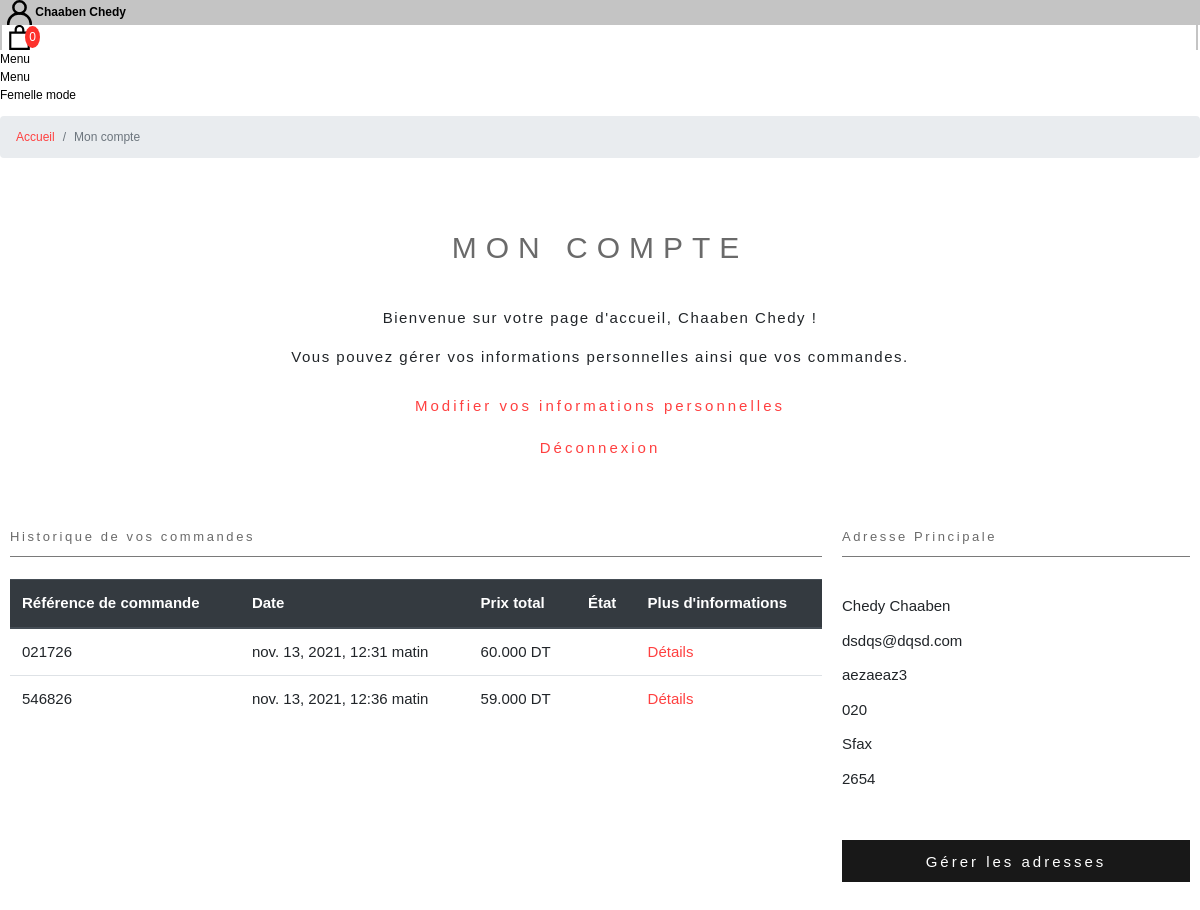
The page /account/ (signed in) on the database its author committed.
### users/models.py (models this page shows, shortened)
class Account(AbstractBaseUser):
	prenom 					= models.CharField(max_length=30)
	nom 					= models.CharField(max_length=30)
	phone 					= models.CharField(max_length=30)
	email 					= models.EmailField(verbose_name="email", max_length=60, unique=True)
	date_joined				= models.DateTimeField(verbose_name='date joined', auto_now_add=True)
	last_login				= models.DateTimeField(verbose_name='last login', auto_now=True)
	is_admin				= models.BooleanField(default=False)
	is_active				= models.BooleanField(default=True)
	is_staff				= models.BooleanField(default=False)
	is_superuser			= models.BooleanField(default=False)
	USERNAME_FIELD = 'email' #login field
	objects = MyAccountManager()
	def __str__(self):
		return self.email

### femalemodeapp/models.py (models this page shows, shortened)
class Order(models.Model):
    user = models.ForeignKey(Account,
                            on_delete=models.CASCADE, blank=True, null=True)
    orderarticles = models.ManyToManyField(OrderArticle) # this just to check if item is mawjoud to add quantity
    creation_date = models.DateTimeField(auto_now_add=True)
    device = models.CharField(max_length=40, blank=True, null=True)
    transaction_id = models.CharField(max_length=10, blank=True, null=True,unique=True)
    ordered_date = models.DateTimeField() # LATER !! WE WILL BE CREATED THE moment the user finish his order
    ordered = models.BooleanField(default=False)# Status of the order DONE OR NOT YET
    prix =  models.DecimalField(default=0, max_digits=20, decimal_places=3)
    adresse = models.ForeignKey(Adresse,on_delete=models.CASCADE, blank=True, null=True)
    messages = models.ManyToManyField(OrderMessage, blank=True)
    states = models.ManyToManyField(OrderState, blank=True)
    checkout_step = models.CharField(max_length=40, blank=True, null=True)

class Adresse(models.Model):
    user = models.ForeignKey(Account,on_delete=models.CASCADE, blank=True, null=True)
    prenom = models.CharField(max_length=50)
    nom = models.CharField(max_length=50)
    societe = models.CharField(max_length=50, blank=True, null=True)
    adresse = models.CharField(max_length=50)
    adresse2 = models.CharField(max_length=50, blank=True, null=True)
    codepostal = models.CharField(max_length=50, blank=True, null=True)
    ville = models.CharField(max_length=50)
    telephone = models.CharField(max_length=50)

### femalemodeapp/views.py (the view)
# urls.py: path('account/',femalemodeappviews.account, name='account'),
@login_required
def account(request):
    context = {
        'orders': Order.objects.filter(user=request.user, ordered=True),
        'adresse': Adresse.objects.filter(user=request.user).last(),
    }
    return render(request, 'account.html', context)

### femalemode/context_processors.py (called while the page is built, shortened)
def context_to_all_templates(request):
    quantity_of_articles = 0
    cart_total = 0
    if request.user.is_authenticated:
        biglist = OrderArticle.objects.filter(user=request.user, ordered=False)
        for element in range (len(biglist)):
            quantity_of_articles += biglist[element].quantity
            cart_total += (biglist[element].article.prix * biglist[element].quantity)
        count_articles = len(biglist)
        all_orderarticles = OrderArticle.objects.filter(user=request.user, ordered=False)
    return {'quantity_of_articles': quantity_of_articles,
            'cart_total': cart_total ,
            'count_articles': count_articles ,
            'all_orderarticles':all_orderarticles ,
            }

### templates/account.html (shortened to what this page needs)
{% extends "base.html" %}
{% load static %}
{% block content %}
         <section class="section-breadcrumb">
            <nav aria-label="breadcrumb">
                <ol class="breadcrumb">
                <li class="breadcrumb-item"><a href="{% url 'homepage' %}" style="color: #ff4040; text-decoration: none;">Accueil</a></li>
                <li class="breadcrumb-item active" aria-current="page">Mon compte</li>
                </ol>
            </nav>
        </section>
    <section class="section-account">
        <header>
            <h1>MON COMPTE</h1>
            <p>Bienvenue sur votre page d'accueil,  {%if request.user.nom != '' and request.user.prenom != '' %}{{request.user.nom}} {{request.user.prenom}}{%else%}{{request.user.email}}{%endif%}  !</p>
            <p>Vous pouvez gérer vos informations personnelles ainsi que vos commandes.</p>
            <a href="{% url 'profile' %}">
                <button>Modifier vos informations personnelles</button>
            </a>
            <a href="{% url 'logout' %}">
                <button>Déconnexion</button>
            </a>
        </header>
        <section>
            <div class="orders-box">
                <div class="title">
                    <span>Historique de vos commandes</span>
                </div>
                <div class="content">
                    {% if orders|length > 0 %}
                    <table class="table">
                        <thead class="thead-dark">
                            <tr>
                                <th scope="col" >Référence de commande</th>
                                <th scope="col" >Date</th>
                                <th scope="col" >Prix total</th>
                                <th scope="col" >État</th>
                                <th scope="col" >Plus d'informations</th>
                            </tr>
                        </thead>
                        <tbody  class="thead-light">
                            {% for order in orders%}
                            <tr>
                                <td>{{order.transaction_id}}</td>
                                <td>{{order.ordered_date}}</td>
                                <td>{{order.prix}} DT</td>
                                <td><span class="label label-pill dark" style="background-color: {{order.states.last.color}};">{{order.states.last.text}}</span></td>
                                <td><a href="{% url 'order_detail' order.id %}" style="color: #ff4040; text-decoration: none;">Détails</a></td>
                            </tr>
                            {% endfor %}
                        </tbody>
                    </table>
                    {%else%}
                    <article class="alert alert-dark" role="alert" data-alert="dark" style="width: 100%;text-align: center;">Vous n'avez pas encore passé de commande.</article>
                    {%endif%}
                </div>
            </div>
            <div class="addresses-box">
                <div class="top">
                    {% if adresse %}
                        <span>Adresse Principale</span>
                    {%else%}
                        <span>Mes adresses</span>
                    {%endif%}
                </div>
                <div class="center">
                    {% if adresse %}
                        <div>
                            <p>
                            {% if adresse.prenom != None and adresse.nom != None %}
                            <div class="center-line">
                                <span>{{adresse.prenom}} {{adresse.nom}}</span>
                            </div>
                            {%endif%}
                            {% if adresse.adresse != None %}
                            <div class="center-line">
                                <span>{{adresse.adresse}}</span>
                            </div>
                            {%endif%}
                            {% if adresse.adresse2 != None %}
                            <div class="center-line">
                                <span>{{adresse.adresse2}}</span>
                            </div>
                            {%endif%}
                            {% if adresse.codepostal != None %}
                            <div class="center-line">
                                <span>{{adresse.codepostal}}</span>
                            </div>
                            {%endif%}
                            {% if adresse.ville != None %}
                            <div class="center-line">
                                <span>{{adresse.ville}}</span>
                            </div>
                            {%endif%}
                            {% if adresse.telephone != None %}
                            <div class="center-line">
                                <span>{{adresse.telephone}}</span>
                            </div>
                            {%endif%}
                            </p>
                        </div>
                    {%else%}
                        <div class="center-line">
                            <article class="alert alert-light" role="alert" data-alert="light" style="width: 100%;text-align: center;">Aucune adresse n'est actuellement enregistrée.</article>
                        </div>
                    {%endif%}
                </div>
                <div class="bottom">
                    {% if adresses|length > 0 %}
                        <a href="{% url 'adresses' %}"><button>Modifer mes adresses</button></a>
                    {%else%}
                        <a href="{% url 'adresses' %}"><button>Gérer les adresses</button></a>
                    {%endif%}
                </div>
            </div>
        </section>
    </section>
{% endblock content %}

### templates/base.html (shortened to what this page needs)
{% load static %}
<!DOCTYPE html>
<html lang="fr" data-wf-page="60ffb35d970418db2cf89e25" data-wf-site="60ffb1a292950ba4c3b0f731" class=" w-mod-js w-mod-ix">
<head>
    <link href="https://uploads-ssl.webflow.com/60ffb1a292950ba4c3b0f731/css/dima-kutsenko.webflow.719850943.min.css" rel="stylesheet" type="text/css">
    <link rel="stylesheet" href="https://stackpath.bootstrapcdn.com/bootstrap/4.4.1/css/bootstrap.min.css">
    <link rel="stylesheet" href="{% static 'static/css/base.css' %}?v={% now "HMf" %}">
    <link rel="stylesheet" href="{% static 'static/css/homepage.css' %}?v={% now "HMf" %}">
    <link rel="stylesheet" href="{% static 'static/css/other.css' %}?v={% now "HMf" %}">
</head>
<body class="body">
    <div class="nav-bar padd-10 difference is--fixed col-wh is--main" style="position: relative;">
        <div class="nav__conteiner flex-btw is--all">
            <div class="headerBar_rightnav_login">
                <a href="{% if request.user.is_authenticated %}{% url 'account' %}{%else%}{% url 'login' %}{%endif%}" target="_self">
                    <span>{% if request.user.is_authenticated %} {%if request.user.nom != '' and request.user.prenom != '' %}{{request.user.nom}} {{request.user.prenom}}{%else%}{{request.user.email}}{%endif%} {%else%}Connxion{%endif%}</span>
                </a>
            </div>
            <div class="headerBar_rightnav_cart">
                <a href="{% url 'cart' %}" target="_self">
                    <svg class="Icon Icon--cart-desktop" role="presentation" viewBox="0 0 19 23"><path d="M0 22.985V5.995L2 6v.03l17-.014v16.968H0zm17-15H2v13h15v-13zm-5-2.882c0-2.04-.493-3.203-2.5-3.203-2 0-2.5 1.164-2.5 3.203v.912H5V4.647C5 1.19 7.274 0 9.5 0 11.517 0 14 1.354 14 4.647v1.368h-2v-.912z" fill="currentColor"></path></svg>
                    <span class="cart-products-count">
                        {%if quantity_of_articles == 0%}
                        0
                        {%else%}
                        <script>
                        document.write({%for orderarticle in all_orderarticles %} + {{orderarticle.quantity}} {%endfor%});
                        </script>
                        {%endif%}
                    </span>
                </a>
            </div>
            <div data-w-id="fd0cc08b-093d-4aa6-383a-0559852b3721" class="nav__menu overfl-hid is--all">
                <div class="nav__menu-text p col-wh">
                    <span class="hov-out is--1" style="color: black;">Menu</span>
                </div>
                <div class="nav__menu-text p-it col-wh hov-in-parent">
                    <span class="hov-in is--1" style="color: black;">Menu</span>
                </div>
            </div>
        </div>
        <div class="nav__logo-conteiner">
            <div class="nav__logo h2-it" style="color: black;">
                <a href="/" style="color: inherit;text-decoration: none;cursor: pointer;">Femelle mode</a>
            </div>
        </div>
    </div>
    {% block content %}
    {% endblock content %}
</body>
</html>

### templates/static/css/base.css (style rules this page uses)
body { font-family: 'Montserrat', sans-serif; font-size: 12px; background-color: #FFFFFF; width: 100%; height: 100%; min-height:100vh; display: block; overflow-x: hidden; }
button { background: transparent; box-shadow: 0px 0px 0px transparent; border: 0px solid transparent; text-shadow: 0px 0px 0px transparent; }
.headerBar_rightnav_login { border-left: #C4C4C4 2px solid; padding: 0 5px; transition: 0.3s; }
.headerBar_rightnav_login a { text-decoration: none; padding: 30px 0px; }
.headerBar_rightnav_login svg { width: 25px; height: 25px; color: #000; }
.headerBar_rightnav_login span { color: #000; font-weight: 600; }
.headerBar_rightnav_cart { border-left: #C4C4C4 2px solid; border-right: #C4C4C4 2px solid; margin-right: 2px; padding: 0 5px; transition: 0.3s; }
.headerBar_rightnav_cart a { text-decoration: none; padding: 30px 0px; }
.headerBar_rightnav_cart svg { width: 25px; height: 25px; color: #000; }
.cart-products-count { font-size: 12px; color: #fff; background-color: #fd322c; border-radius: 100%; line-height: 12px; padding: 4px 4px; margin-left: -10px; }

### templates/static/css/homepage.css (style rules this page uses)
ol { display: block; list-style-type: decimal; margin-block-start: 1em; margin-block-end: 1em; margin-inline-start: 0px; margin-inline-end: 0px; padding-inline-start: 40px; }

### templates/static/css/other.css (style rules this page uses)
ol { display: block; list-style-type: decimal; margin-block-start: 1em; margin-block-end: 1em; margin-inline-start: 0px; margin-inline-end: 0px; padding-inline-start: 40px; }
.section-account { position: relative; width: 100%; min-height: 50vh; padding: 7vh 0px; display: flex; flex-direction: column; }
.section-account header a { text-decoration: none; float: right; margin: auto; }
.section-account header a button { font: normal normal normal 15px/1.4em avenir-lt-w01_35-light1475496,sans-serif; background-color: #FFFFFF; color: #ff4040; height: 42px; letter-spacing: 0.2em; }
.section-account header { display: flex; flex-direction: column; text-align: center; letter-spacing: 0.1em; font-size: 15px; margin-bottom: 50px; }
.section-account header h1 { font-size: 30px; text-transform: uppercase; letter-spacing: 0.3em; color: #6a6a6a; }
.section-account section { display: flex; justify-content: center; flex-wrap: nowrap; flex-direction: row; font-size: 15px; font-weight: 300; }
.orders-box { float: left; flex: 1 1 70%; margin: 0 10px; }
.orders-box .title { padding: 10px 0px; line-height: 30px; color: #6a6a6a; font: normal normal normal 13px/1.4em avenir-lt-w01_35-light1475496,sans-serif; letter-spacing: 0.2em; }
.orders-box .content { display: flex; flex-wrap: nowrap; flex-direction: row; padding: 22px 0px; border-top: solid 1px; border-color: #7a7a7a; }
.addresses-box { flex: 1 1 30%; margin: 0 10px; }
.addresses-box .top { padding: 10px 0px; line-height: 30px; color: #6a6a6a; font: normal normal normal 13px/1.4em avenir-lt-w01_35-light1475496,sans-serif; letter-spacing: 0.2em; }
.addresses-box .center { border-top: solid 1px; border-color: #7a7a7a; padding: 22px 0px; }
.addresses-box .center-line { display: flex; justify-content: space-between; padding-bottom: 12px; font-weight: 500; }
.addresses-box .bottom button { font: normal normal normal 15px/1.4em avenir-lt-w01_35-light1475496,sans-serif; width: 100%; border-color: #181818; background-color: #181818; color: #FFFFFF; height: 42px; letter-spacing: 0.2em; }

### templates/base.html (style rules this page uses)
@media screen and (min-width: 1200px) { body { height: 100vh !important; } }

### rows shown on the page
Account: user.nom "Chaaben", user.prenom "Chedy"
Order: transaction_id "021726", ordered_date "nov. 13, 2021, 12:31 matin", prix "60.000"
Order: transaction_id "546826", ordered_date "nov. 13, 2021, 12:36 matin", prix "59.000"
Adresse: prenom "Chedy", nom "Chaaben", adresse "dsdqs@dqsd.com", adresse2 "aezaeaz3", codepostal "020", ville "Sfax", telephone "2654"
